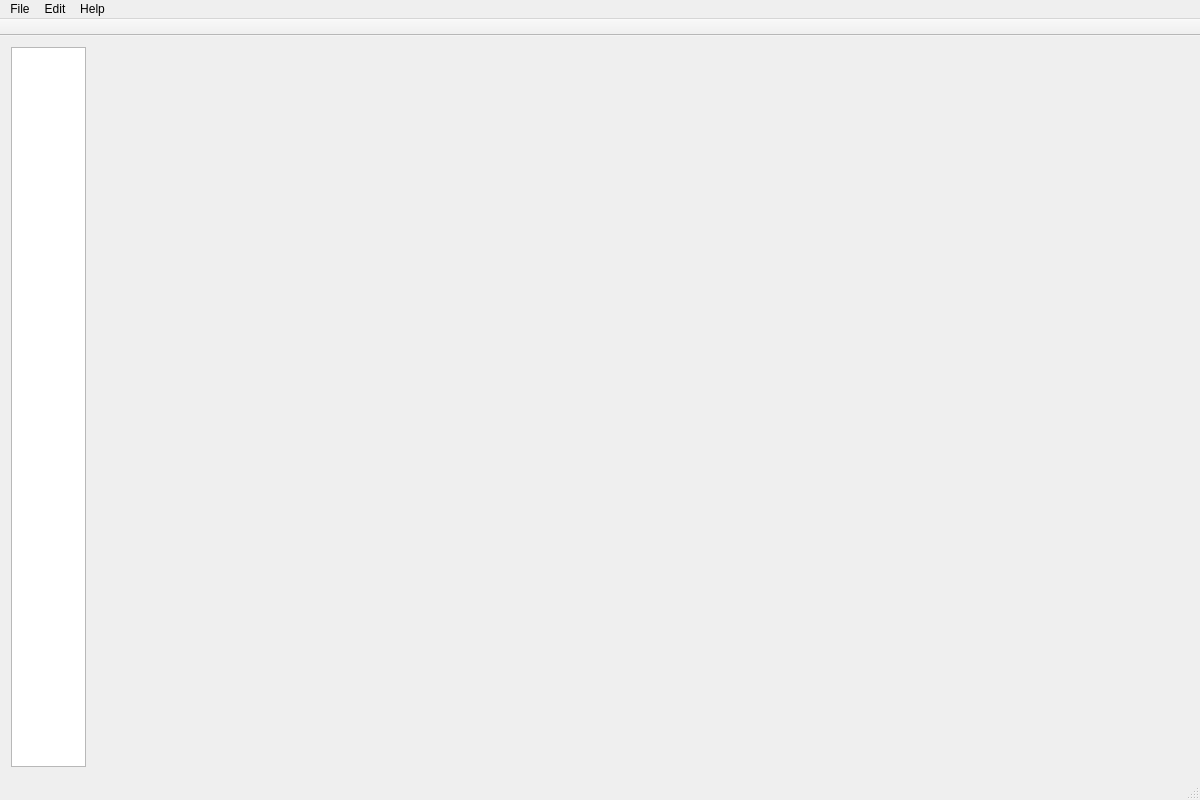
<?xml version="1.0" encoding="UTF-8"?>
<ui version="4.0">
 <class>MainWindow</class>
 <widget class="QMainWindow" name="MainWindow">
  <property name="geometry">
   <rect>
    <x>0</x>
    <y>0</y>
    <width>1200</width>
    <height>800</height>
   </rect>
  </property>
  <property name="windowTitle">
   <string>MainWindow</string>
  </property>
  <widget class="QWidget" name="centralWidget">
   <layout class="QHBoxLayout" name="horizontalLayout">
    <item>
     <widget class="QListWidget" name="sideBar">
      <property name="sizePolicy">
       <sizepolicy hsizetype="Preferred" vsizetype="Expanding">
        <horstretch>0</horstretch>
        <verstretch>0</verstretch>
       </sizepolicy>
      </property>
      <property name="minimumSize">
       <size>
        <width>75</width>
        <height>0</height>
       </size>
      </property>
      <property name="maximumSize">
       <size>
        <width>75</width>
        <height>16777215</height>
       </size>
      </property>
     </widget>
    </item>
    <item>
     <widget class="QStackedWidget" name="stackedWidget">
      <widget class="QWidget" name="page"/>
      <widget class="QWidget" name="page_2"/>
     </widget>
    </item>
   </layout>
  </widget>
  <widget class="QMenuBar" name="menuBar">
   <property name="geometry">
    <rect>
     <x>0</x>
     <y>0</y>
     <width>1200</width>
     <height>27</height>
    </rect>
   </property>
   <widget class="QMenu" name="menuFile">
    <property name="title">
     <string>File</string>
    </property>
   </widget>
   <widget class="QMenu" name="menuEdit">
    <property name="title">
     <string>Edit</string>
    </property>
   </widget>
   <widget class="QMenu" name="menuHelp">
    <property name="title">
     <string>Help</string>
    </property>
   </widget>
   <addaction name="menuFile"/>
   <addaction name="menuEdit"/>
   <addaction name="menuHelp"/>
  </widget>
  <widget class="QToolBar" name="toolBar">
   <property name="movable">
    <bool>false</bool>
   </property>
   <attribute name="toolBarArea">
    <enum>TopToolBarArea</enum>
   </attribute>
   <attribute name="toolBarBreak">
    <bool>false</bool>
   </attribute>
  </widget>
  <widget class="QStatusBar" name="statusBar"/>
 </widget>
 <layoutdefault spacing="6" margin="11"/>
 <resources/>
 <connections/>
</ui>
